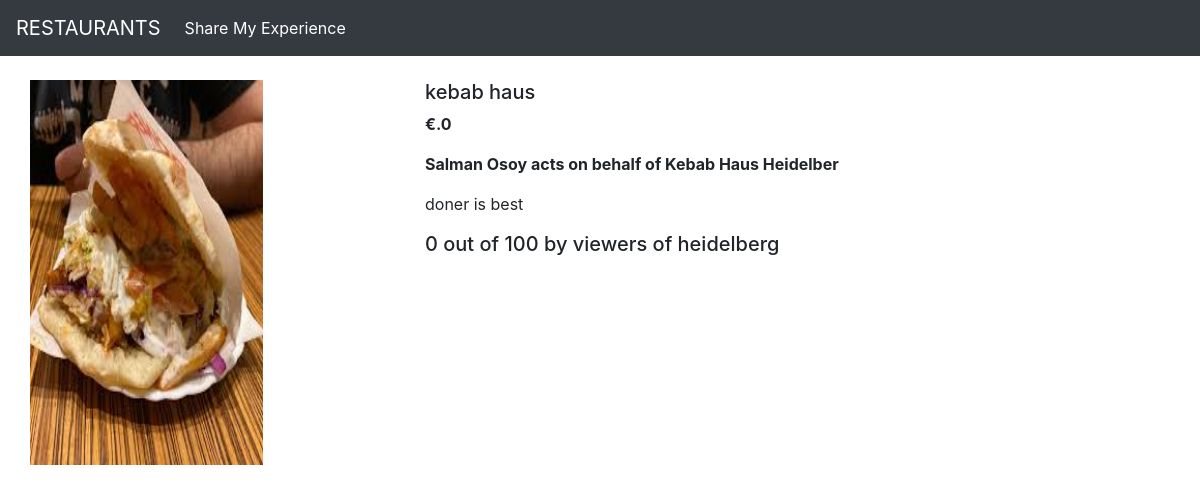
/shop/products/12, run on the app's committed database.
### shop/models.py (models this page shows, shortened)
class Products(models.Model):
        product_id = models.AutoField
        rest_name = models.CharField(max_length=50)
        category=models.CharField(max_length=50, default="")
        address = models.CharField(max_length=50, default="")
        price = models.IntegerField(default=0)
        desc = models.CharField(max_length=300)
        pub_date = models.DateField()
        image = models.ImageField(upload_to='shop/images', default="")
        Rating=models.IntegerField(default=0,max_length=1)

### shop/views.py (the view)
# urls.py: path('products/<int:id>',views.prodView, name="prodView"),
def prodView(request,id):
    products = Products.objects.filter(id=id)
    return render(request, 'shop/prodView.html', {'products': products[0]})

### shop/templates/shop/prodView.html (shortened to what this page needs)
 {%extends 'shop/basic.html' %}
{%block body%}
 <div class="container my-4">
    <div class="row">
    <div class="col-lg-4">
    <div class="row">
        <img src="/media/{{products.image}}" width="233px" height="385px">
    </div>
    </div>
    <div class="col-md-8">
        <h5>{{products.rest_name}}</h5>
        <p><b> €.{{products.price}} </b></p>
        <p><b> {{products.address}} </b></p>
        <p>{{products.desc}}</p>
        <h5>{{products.Rating}} out of 100 by viewers of heidelberg</h5>
    </div>
    </div>
</div>
{%endblock%}

### data on the page
Products: image (picture), rest_name "kebab haus", price "0", address "Salman Osoy acts on behalf of Kebab Haus Heidelber", desc "doner is best", Rating "0"
